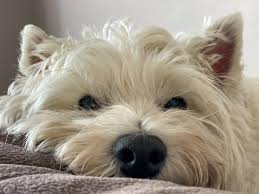
#> input picture sample.jpg, 259 x 194 px
$ jupyter execute --allow-errors '12_넘파이.ipynb'
#> lines starting #> are read from the running program, lines starting #| are printed output that depends on the picture
# 넘파이의 사용

1. 데이터 분석 프로젝트: 수치형 데이터의 요약, 통계, 시각화
2. 이미지 처리 프로젝트: 이미지 분석
3. 게임, 시뮬레이션 프로그램: 수치시뮬레이션 등을 구현
4. 머신러닝/딥러닝 모델 프로젝트: 금융데이터, 의료데이터, 실험데이터, 센서데이터

[cell 1]
import numpy as np

data = [
    [120, 135, 150, 145],  # 제품A
    [100, 110, 140, 130],  # 제품B
    [90, 100, 95, 105] ]

data

[cell 2]
sales_data = np.array(data)
np.sum(sales_data, axis = 1) # 총판매량

[cell 3]
profit_per_unit = np.array([20,30,25])
total_sales = np.dot(profit_per_unit, sales_data)
total_sales # 총판매금액

# 이미지처리

[cell 4]
from PIL import Image
img = Image.open('sample.jpg').convert('L')
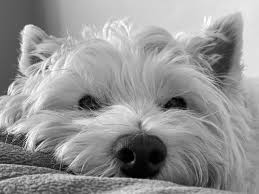
#> img: PIL image 259x194 L; min 0, max 255, mean 148.8
img_ary = np.array(img)
new_img = np.clip(img_ary+10, 0, 255).astype(np.uint8)

Image.fromarray(new_img).save('new_sample.jpg')

[cell 5]
inverted = 255 - img_ary
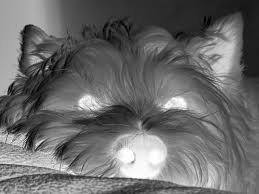
#> inverted: shape (194, 259); min 0, max 255, mean 106.2
Image.fromarray(inverted).save('new_sampled.jpg')

[cell 6]
from PIL import Image
#> (the rest of this cell did not finish here and is left out)

# 데이터 시뮬레이션

1차원 배열의 랜덤워크 시뮬레이션

[cell 7]
import matplotlib.pyplot as plt

n_step = 1000
#> n_step = 1000
step = np.random.choice([-1,1], size = n_step) # -1 or 1 랜덤한 1000개의 값
#> step = 1000 values, max 1 at index 1, min -1 at index 0, mean 0.008
#print(step)
walk = np.cumsum(step) # 누적
#> walk = 1000 values, max 36 at index 731, min -5 at index 222, mean 18.18

plt.plot(walk)
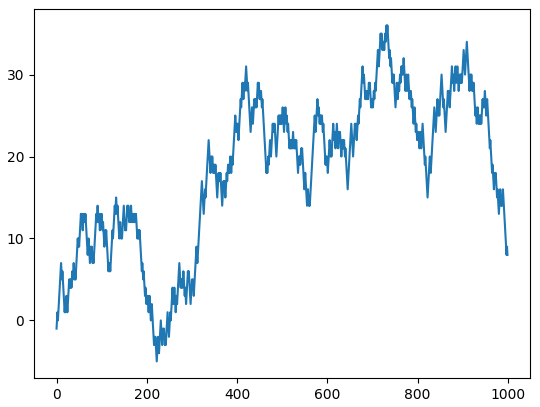
#> figure drawn by matplotlib, 1 panel; curve peaks at x = 731, y = 36

# 넘파이의 행렬

- rank 0: 스칼라
- rank 1: 벡터
- rank 2: 행렬
- rank 3~: 텐서

[cell 8]
# 배열 생성
arr = np.array([[1,2,3],[4,5,6],[7,8,9]])

[cell 9]
# 배열의 속성 확인
print('배열의 차원:', arr.ndim)
print('배열의 형태:', arr.shape)
print('배열의 크기:', arr.size)
print('배열의 데이터 타입:', arr.dtype)
print('배열 요소의 크기:', arr.itemsize)
print('배열의 strides:', arr.strides)

[cell 10]
# 3차원: 텐서를 위한 리스트 생성

tensor_list = [[[1,2,3,4],[1,2,3,4],[1,2,3,4]], # 4,3,4 > 2,3,4(면,행,열)!
 #              [[1,2,3,4],[1,2,3,4],[1,2,3,4]],
 #              [[1,2,3,4],[1,2,3,4],[1,2,3,4]],
               [[1,2,3,4],[1,2,3,4],[1,2,3,4]]]
type(tensor_list)

[cell 11]
arr1 = np.array(tensor_list) # 텐서
type(arr1)
arr1.shape # x,y,z > 면, 행, 열 z,x,y

[cell 12]
#type 변환
list2 = [1,2,4,'5',10]
type(list2)
arr_list2 = np.array(list2)
arr_list2.dtype # 문자열 리스트로 변환. U21 유니코드
arr_list2

[cell 13]
np.array(list2, float).dtype

[cell 14]
arr3 = np.array([1,2,3]) #1차원
type(arr3)

[cell 15]
# 2차원: 행렬
arr2 = np.array([[1,2,3],
                [4,5,6],
                [7,8,9]])
type(arr2)

[cell 16]
arr.dtype, arr3.dtype #dtype 데이터 안의 type

[cell 17]
arr4 = np.array([1,2,3])
id(arr3), id(arr4)

# shape 속성

[cell 18]
list2 = [1,2,3,4,5,6,7,8]
t_2 = np.array(list2)
t_2.shape, t_2.ndim

[cell 19]
# 3,4
list3 = range(1,13)
np.array(list3).reshape((3,4)) # 3행 4열
np.array(list3).reshape((4,3)) # 4행 3열

[cell 20]
list4 = np.array([1,2,3])
list4.reshape((1,3))

[cell 21]
list4.reshape((3,1))

[cell 22]
np.newaxis #지정한 방향에 차원을 확장

[cell 23]
#list4.reshape((1,3))
list4[np.newaxis, :]

[cell 24]
#list4.reshape((3,1))
list4[:, np.newaxis]

## arange()
range(시작, 끝, 스텝)

[cell 25]
np.arange(10)

[cell 26]
np.arange(-5,5)

[cell 27]
np.arange(0,5,0.5)

[cell 28]
# 2,3
np.arange(1,7).reshape((2,3)).shape

[cell 29]
# 2,3,4
np.arange(1,25).reshape((2,3,4)).shape

[cell 30]
np.arange(1,25).reshape((2,3,4)).reshape((1,24))

[cell 31]
np.arange(1,25).reshape((2,3,4)).reshape((24,))

[cell 32]
np.arange(1,25).reshape((2,3,4)).reshape(-1) #reshape(-1) 기본차원으로 바꿈

[cell 33]
# 리스트로부터 배열 생성
arr1 = np.array([1,2,3,4,5])
arr1

[cell 34]
# 0으로 채워진 배열 생성
arr2 = np.zeros(5)
arr2

[cell 35]
# 1로 채워진 배열 생성
arr3 = np.ones((3,3))
arr3

[cell 36]
# 1부터 10까지 2씩 증가하는 배열
range_arr = np.arange(1,10,2)
print(range_arr)

[cell 37]
# 0부터 100까지 5개의 숫자를 균등 간격으로 생성
linspace_arr = np.linspace(0,100,5)
print(linspace_arr)

[cell 38]
# 2행 3열의 랜덤 값 배열 (0~1 사이)
random_arr = np.random.rand(2,3)
print(random_arr)

[cell 39]
# 3x3 단위행렬 생성
identity_matrix = np.identity(3)
print(identity_matrix)

[cell 40]
# 대각원소가 [1,2,3]인 대각행렬 생성
diagonal_matrix = np.diag([1,2,3])
print(diagonal_matrix)

[cell 41]
a = np.arange(9).reshape(3,3)
print(a)
diagonal_matrix = np.diag(a)
print('\n')
print(diagonal_matrix)

[cell 42]
# 3x3 단위행렬 생성 (N=3)
eye_matrix = np.eye(3)
print(eye_matrix)

[cell 43]
# 4x3 직사각형 행렬 생성(N=4, M=3)
rect_eye = np.eye(4,3)
print(rect_eye)

[cell 44]
# k 매개변수로 대각선 위치 조정 (k=1은 주대각선 위로 한 칸)
shifted_eye = np.eye(3, k=1)
print(shifted_eye)

[cell 45]
# 기존 배열
arr = np.array([[1, 2, 3], [4, 5, 6]])

# empty_like(): 초기화되지 않은 배열 생성
empty_arr = np.empty_like(arr)
print("원본 배열의 shape: arr.shape")

# zeros_like(): 0으로 채워진 배열 생성
zeros_arr = np.zeros_like(arr)

# ones_like(): 1로 채워진 배열 생성
ones_arr = np.ones_like(arr)

# full_like(): 지정된 값으로 채워진 배열 생성
full_arr = np.full_like(arr, 7)  # 7로 채워진 배열

print("원본 배열의 shape:", arr.shape)
print("원본 배열: \n", arr)
print("empty_arr 결과:\n", empty_arr)
print("zeros_like 결과:\n", zeros_arr)
print("ones_like 결과:\n", ones_arr)
print("full_like 결과:\n", full_arr)

[cell 46]
# 0과 1 사이의 균일 분포 난수
random_uniform = np.random.rand(2, 3)  # 2x3 행렬
print(random_uniform)

# 표준 정규 분포 난수
random_normal = np.random.randn(2, 3)  # 2x3 행렬
print(random_normal)

# 정수 난수 (최소값, 최대값-1, 크기)
random_int = np.random.randint(0, 10, (2, 3))  # 0~9 사이의 정수로 된 2x3 행렬
print(random_int)

# 시드 설정 - 재현 가능한 난수 생성
np.random.seed(42)
random_seeded = np.random.rand(3)
print(random_seeded)

[cell 47]
# 1. 데이터 샘플링
population = np.array([1, 2, 3, 4, 5, 6, 7, 8, 9, 10])
samples = np.random.choice(population, size=5, replace=False)
print("무작위 샘플:", samples)

# 2. 데이터 셔플링
data = np.arange(10)
np.random.shuffle(data)
print("셔플된 데이터:", data)

# 3. 확률 분포에 따른 데이터 생성
# 정규 분포 (평균=0, 표준편차=1)
normal_dist = np.random.normal(0, 1, 1000)

# 이항 분포 (n=10, p=0.5)
binomial_dist = np.random.binomial(n=10, p=0.5, size=1000)

# 포아송 분포 (lambda=2)
poisson_dist = np.random.poisson(lam=2, size=1000)

[cell 48]
# 다양한 데이터 타입의 배열 생성
#dtype 속성; np.int32 상수, ‘int32’ 문자열 형식으로 지정
int_array = np.array([1, 2, 3], dtype=np.int32)
float_array = np.array([1.0, 2.0, 3.0], dtype=np.float64)
bool_array = np.array([True, False, True], dtype=np.bool_)

print("정수 배열의 dtype:", int_array.dtype)
print("실수 배열의 dtype:", float_array.dtype)
print("불리언 배열의 dtype:", bool_array.dtype)

# 행렬의 연산

## 파이선 자료형과의 비교

[cell 49]
lst_data = [1,2,3,4,5] #__add__() append(), extend()
lst_data + lst_data

[cell 50]
lst_data*2

## 요소별 연산 > element wise

[cell 51]
lst_data = [1,2,3,4,5]
a1 = np.array(lst_data)
a1 ** 2 #사칙연산 [2,2,2,2,2]

[cell 52]
a2 = np.array([2,2,2,2,5])
a1 + a2

[cell 53]
a3 = np.array([1,2]) # 행렬의 shape이 같아야 요소별 연산이 된다.
# a1 * a3

## 브로드캐스팅

크기가 다른 배열에서 작은 쪽이 큰 쪽에 맞춰 크기를 확장하는 기능
사칙연산에 적용

[cell 54]
a_array = np.arange(3)
b_array = np.arange(3)[:,np.newaxis]
print(a_array)
print(b_array)

[cell 55]
a_array + b_array

# a_array
# [[0,1,2],
#  [0,1,2],
#  [0,1,2]]
#     +
# b_array
# [[0,0,0],
#  [1,1,1],
#  [2,2,2]]

[cell 56]
b_array + a_array

[cell 57]
import numpy as np

arr = np.array([1, 2, 3, 4, 5])
print(arr + 2)  # [3, 4, 5, 6, 7]
print(arr * 3)  # [3, 6, 9, 12, 15]
print(2 ** arr)  # [2, 4, 8, 16, 32]

[cell 58]
# 기본 산술 연산 예제
arr1 = np.array([1, 2, 3, 4])
arr2 = np.array([5, 6, 7, 8])

# 덧셈
print("덧셈:", arr1 + arr2)

# 뺄셈
print("뺄셈:", arr1 - arr2)

# 나눗셈
print("나눗셈:", arr2 / arr1)

# 제곱
print("제곱:", np.square(arr1))

# 제곱근
print("제곱근:", np.sqrt(arr1))

# 지수
print("지수:", np.exp(arr1))

# 로그
print("로그:", np.log(arr1))

[cell 59]
# shape이 같은 배열 간의 연산
a = np.array([[1, 2], [3, 4]])
b = np.array([[5, 6], [7, 8]])

print("덧셈:\n", a + b)
print("뺄셈:\n", a - b)
print("곱셈:\n", a * b)
print("나눗셈:\n", a / b)

[cell 60]
# shape이 다른 경우 오류 발생
c = np.array([[1, 2, 3], [4, 5, 6]])  # shape: (2, 3)
d = np.array([[1, 2], [3, 4]])        # shape: (2, 2)

# print(c + d)

[cell 61]
# 비교 연산 예제
arr1 = np.array([1, 2, 3, 4, 5])
arr2 = np.array([1, 3, 3, 0, 5])

# 같음 비교
print("같음:", arr1 == arr2)

# 크기 비교
print("더 큼:", arr1 > arr2)
print("더 작음:", arr1 < arr2)

# 논리 연산 결합
mask = (arr1 >= 3) & (arr2 <= 4)
print("복합 조건:", mask)

# 비교 결과를 이용한 필터링
filtered = arr1[arr1 > 3]
print("3보다 큰 값:", filtered)

[cell 62]
# 요소별 연산 예제
a = np.array([1, 2, 3])
b = np.array([4, 5, 6])

print("요소별 덧셈:", a + b)
print("요소별 곱셈:", a * b)
print("요소별 제곱:", np.square(a))
print("요소별 제곱근:", np.sqrt(a))

[cell 63]
# 일반 Python 반복문 vs NumPy 벡터화 연산 비교
import numpy as np
import time

# 큰 배열 생성
size = 1000000
arr1 = np.array(range(size))
arr2 = np.array(range(size))
result_list = [0] * size

# Python 반복문 방식
start_time = time.time()
for i in range(size):
    result_list[i] = arr1[i] + arr2[i]
python_time = time.time() - start_time

# NumPy 벡터화 연산 방식
start_time = time.time()
result_numpy = arr1 + arr2
numpy_time = time.time() - start_time

print(f"Python 반복문 실행 시간: {python_time:.4f}초")
print(f"NumPy 벡터화 연산 실행 시간: {numpy_time:.4f}초")
print(f"속도 향상: {python_time/numpy_time:.1f}배")

## 배열의 결합, 연결

concatenate(), vstack(), hstack()

#> (a cell that did not finish here is left out)

[cell 65]
v1 = np.array([1,2,3])
v2 = np.array([4,5,6,7])
np.concatenate([v1,v2]) # 옆으로 붙여줌. concatenate

[cell 66]
np.concatenate([v1,v2], axis=0)

[cell 67]
grid = np.array([[1,2,3],[1,2,3]])
np.concatenate([grid,grid],axis=1)

[cell 68]
np.hstack((v1,v2))

[cell 69]
np.vstack((v1,v1))

## 축 인덱싱

axis = 0

axis = 1

axis = 2

[cell 70]
arr_2d = np.array([[1,2,3],[4,5,6]])
np.sum(arr_2d,)

[cell 71]
np.sum(arr_2d, axis=0)

[cell 72]
np.sum(arr_2d, axis=1)

## 배열의 인덱싱
배열[행인덱스, 열인덱스]

[cell 73]
arr = np.array([1,2,3,4,5])
print(arr[0])
print(arr[-1])

print(arr_2d[0,1])
print(arr_2d[1,-1])
print(arr_2d[1,1])
arr_2d[1,1] = 10
arr_2d

## 슬라이싱

- [:] 전체
- [0:n] 0 ~ n-1 까지
- [:5] 0 ~ 4 까지

리스트와 차이점
- 리스트: 복사본을 리턴
- 배열: 원본 배열의 뷰 -> 복사x, 원본에도 영향을 미친다.
- 슬라이싱.copy()

[cell 74]
x = np.arange(10)
x

[cell 75]
x[:5]

[cell 76]
x[4:7]

[cell 77]
new_x = x[4:7]
new_x

[cell 78]
new_x[0] = 100
new_x, x # view, 뷰의 값 변경 -> 원본의 값도 변경

[cell 79]
new_x1 = x[4:7].copy()
new_x1[0] = 200
new_x1, x

[cell 80]
arr = np.array([0,1,2,3,4,5])
print(arr[2:5])
print(arr[::2])

arr_2d = np.array([[1,2,3,4],
                  [5,6,7,8],
                  [9,10,11,12]])
print(arr_2d[:2,1:3])

[cell 81]
# 1차원 배열 인덱싱 예제
arr = np.array([10, 20, 30, 40, 50])

# 단일 요소 접근
print("첫 번째 요소:", arr[0])
print("마지막 요소:", arr[-1])

# 슬라이싱
print("처음부터 3개:", arr[:3])
print("2번째부터 끝까지:", arr[2:])
print("처음부터 끝까지 2단계씩:", arr[::2])

[cell 82]
arr = np.array([0,1,2,3,4,5])

print(arr[0])
print(arr[-1])

print(arr[:3])
print(arr[2:5])
print(arr[::2])

print(arr[arr > 3])

## 인덱싱 연습하기

[cell 83]
import numpy as np

# 기준이 될 4x4 배열 생성 (이미지와 동일하게 0부터 15까지의 숫자로 채움)
arr_2d = np.arange(16).reshape((4, 4))

print("원본 4x4 배열:")
print(arr_2d)
print("-" * 30)

[cell 84]
# 첫 번째 행 전체
arr_2d[0,:] # arr_2d[0]

[cell 85]
#마지막 열 전체
arr_2d[:,-1] #arr_2d[,-1] X. 앞부분은 생략 불가능

[cell 86]
#첫 번째 행과 마지막 행만 선택, 각 행의 첫번째, 마지막 열 선택
# 연속 인덱싱 > 겹쳐지는 부분 > 교차인덱싱
arr_2d[[0, -1]][:, [0, -1]] # 0행과 마지막 행 선택 -> 모든 행의 0열과 마지막 열 선택

[cell 87]
arr_2d[[0,2]][:,1::2]

[cell 88]
# 짝수 인덱스 행(0번째, 2번째 행), 홀수 인덱스 열 선택
arr_2d[[0, 2]][:, [1, 3]]

[cell 89]
arr_2d[::2,1::2]

[cell 90]
arr_2d[::2][:,1::2]

[cell 91]
#위의 3차원 행렬을 작성하세요

#np.arange(144).reshape(4,6,6)

[cell 92]
import numpy as np

arr_3d = np.tile(np.arange(36), 4).reshape(4, 6, 6) # np.tile 사용
print(arr_3d)

[cell 93]
arr_3d = np.arange(36).reshape(6,6)
np.vstack([arr_3d, arr_3d, arr_3d, arr_3d]).shape # 2차원으로 만듦

[cell 94]
arr_3d_new = np.stack([arr_3d, arr_3d, arr_3d,arr_3d])
arr_3d_new.shape

[cell 95]
arr_3d_new[1,:,:]

[cell 96]
# 각 층의 (0,0) 위치의 값을 각층의 인덱스로 설정
for d_idx in range(4):
    arr_3d_new[d_idx, 0, 0] = d_idx
arr_3d_new

[cell 97]
arr = np.array(list(np.arange(36)) * 4).reshape(4, 6, 6) #리스트 반복
# arr

[cell 98]
# 2번째 층 선택
arr_3d[1]

#> (a cell that did not finish here is left out)

#> (a cell that did not finish here is left out)

#> (a cell that did not finish here is left out)

#> (a cell that did not finish here is left out)

# 인덱싱 기법

- 기본 인덱싱
- 불리언 인덱싱
- 펜시 인덱싱

## 불리언 인덱싱
비교연산자, 논리연산자를 이용한 마스크 행렬을 생성

마스크 행렬을 이용한 인덱싱

[cell 103]
# 부울행렬
x = np.array([1,2,3,4,5])
x < 3  # 조건식

[cell 104]
np.less(x, 3) # 조건 함수

[cell 105]
x1 = np.array([[1,2,3],[4,5,6]])
x1.shape
x1 > 5

[cell 106]
data = np.arange(28).reshape(7,4)
data>5

[cell 107]
data[data>5] # 조건에 맞는 값 추출 > 1차원

[cell 108]
name = np.array(['Bob', 'Joe', 'Will', 'Bob', 'Will', 'Joe', 'Joe'])
name

[cell 109]
name =='Bob'

[cell 110]
data[name=='Bob'] # 부울 인덱싱

## 조건식의 규칙

- 조건식으로 사용할 행렬의 값이 문자여도 True/False 식으로 나오면 필터가 된다.
- 필터로 사용할 행렬의 갯수 == 원본 데이터의 갯수 : "짝이 맞아야한다" Indexerr
- 행렬[조건식, ]
- 행렬[:, 조건식] 앞에 생략할 수 없음
- 괄호() 로 우선순위를 지정할 수 있다.
- 복합조건: 논리함수 and, or > & | 로 표현한다.
- 부정연산자: != , ~

[cell 111]
name
name1 = np.array(['Bob','Joe', 'Will'])
#> (the rest of this cell did not finish here and is left out)

[cell 112]
data[name=='Bob',]

[cell 113]
data[name=='Bob', :]

[cell 114]
data[name=='Bob',1]

#> (a cell that did not finish here is left out)

[cell 116]
data, name

[cell 117]
mask = (name == 'Bob') | (name =='Will')

[cell 118]
data[mask]

[cell 119]
mask1 = (name != 'Bob') & (name !='Will')

[cell 120]
data[mask1]

[cell 121]
mask2 = ~(name == 'Joe')
data[mask2]

[cell 122]
mask3 = ~((name == 'Bob') | (name =='Will'))
data[mask3]

## 팬시 인덱싱

- 정수 리스트를 인덱스로 사용
- 행, 열의 순서를 바꿀 수 있다.

[cell 123]
data

[cell 124]
data[[3,0]] # 행번호를 직접적으로 지정해서 꺼낼 수 있음

[cell 125]
arr = np.empty((8,4)) # 구조만 잡아줌
arr

[cell 126]
for i in range(8):
    arr[i] = i
arr
